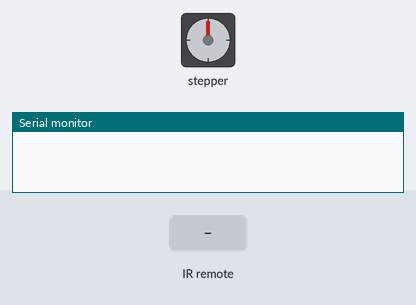
Bench run of a sketch on a simulated Arduino Uno, built with avr-gcc and run on an emulated ATmega328P. On the bench: stepper motor, the last lines printed to the serial monitor. The inputs (shaded band) are chosen by the test bench. Stepper angles assume 2048 steps per turn.

Above: at 1.2 s.
1.3 s: infrared code 0xFD609F received
At 1.52 s:
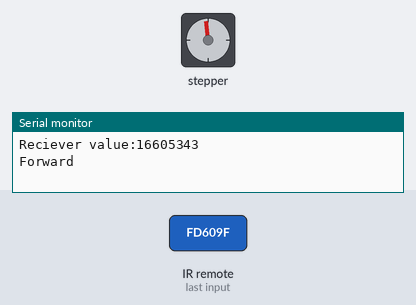
3.1 s: infrared code 0xFDA05F received
At 3.32 s:
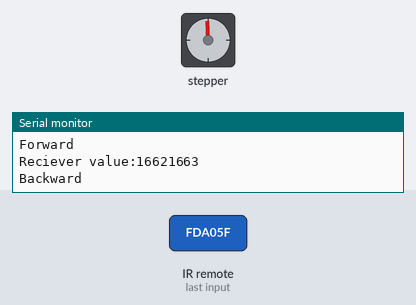
Timing chart, 0 to 6.1 s (numbered marks = the images above; inputs shaded):
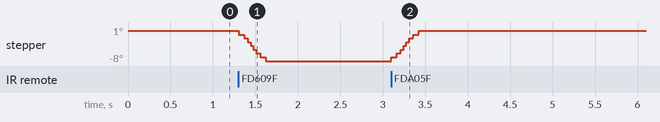

The sketch:

sketch.ino
```cpp
// Include the AccelStepper Library
#include <AccelStepper.h>
#include <IRremote.h>


// Define step constant
#define MotorInterfaceType 4
#define SPEED 40
#define UPCODE 16605343
#define DOWNCODE 16621663
#define KEEPCODE -1

// Define IR Reciever
int RECV_PIN = 18;
IRrecv irrecv(RECV_PIN);
decode_results results;

// Creates an instance
// Pins entered in sequence IN1-IN3-IN2-IN4 for proper step sequence
AccelStepper myStepper(MotorInterfaceType, 14, 16, 15, 17);

// will store last time code was received
unsigned long previousMillis = 0;
long lastValue = UPCODE;
long currentValue = UPCODE;

void setup() {
  // set the maximum speed, acceleration factor and initial speed
  myStepper.setMaxSpeed(1000.0);
  myStepper.setAcceleration(1000);
  myStepper.setSpeed(1000);

  // Start the receiver
  irrecv.enableIRIn();

  // Monitor initialization
  Serial.begin(9600);
}

void loop() {

  unsigned long currentMillis = millis();

  //this checks to see if a code has been red
  while (irrecv.decode(&results)) {
    //stores current time code was red
    previousMillis = currentMillis;

    Serial.print("Reciever value:");
    currentValue = results.value;
    Serial.println(currentValue);

    //If remote sends a unique code when button is keep pressed, used the last value
    if (results.value == UPCODE || currentValue == DOWNCODE){
      lastValue = currentValue;
    }

    if (currentValue == UPCODE || (currentValue == KEEPCODE && lastValue == UPCODE)) {
      Serial.println("Forward");
      myStepper.moveTo(myStepper.currentPosition() - SPEED);
    }
    if (currentValue == DOWNCODE || (currentValue == KEEPCODE && lastValue == DOWNCODE)) {
      Serial.println("Backward");
      myStepper.moveTo(myStepper.currentPosition() + SPEED);
    }
    //receive the next value
    irrecv.resume();
  }

  //if its been more than 3000ms since last code
  if (currentMillis - previousMillis >= 3000) {
    // Turn off motor
    digitalWrite(14, LOW);
    digitalWrite(15, LOW);
    digitalWrite(16, LOW);
    digitalWrite(17, LOW);
  } else {
    // Run stepper
    myStepper.run();
  }
}
```
